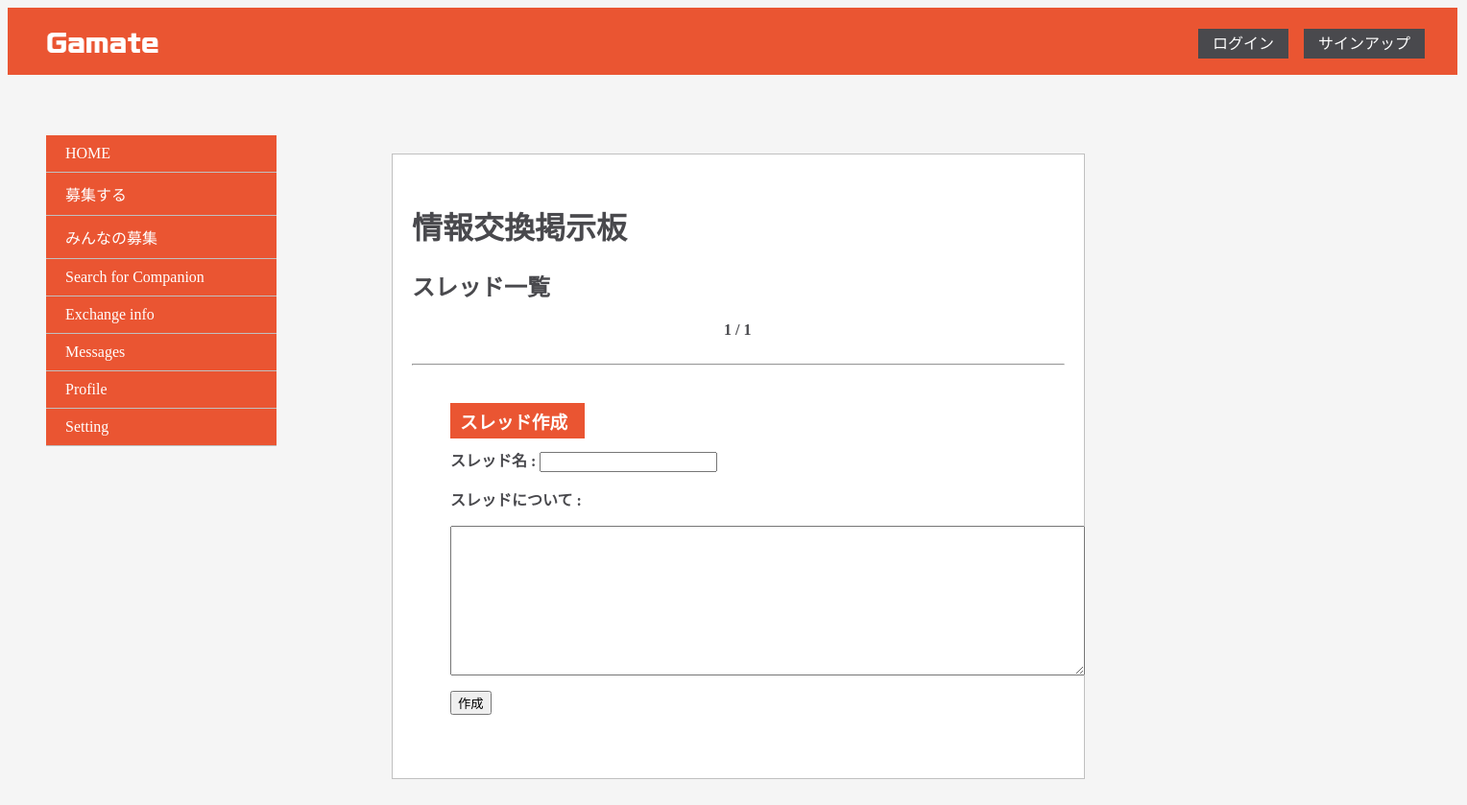
The app's page /thread_list/, older data.
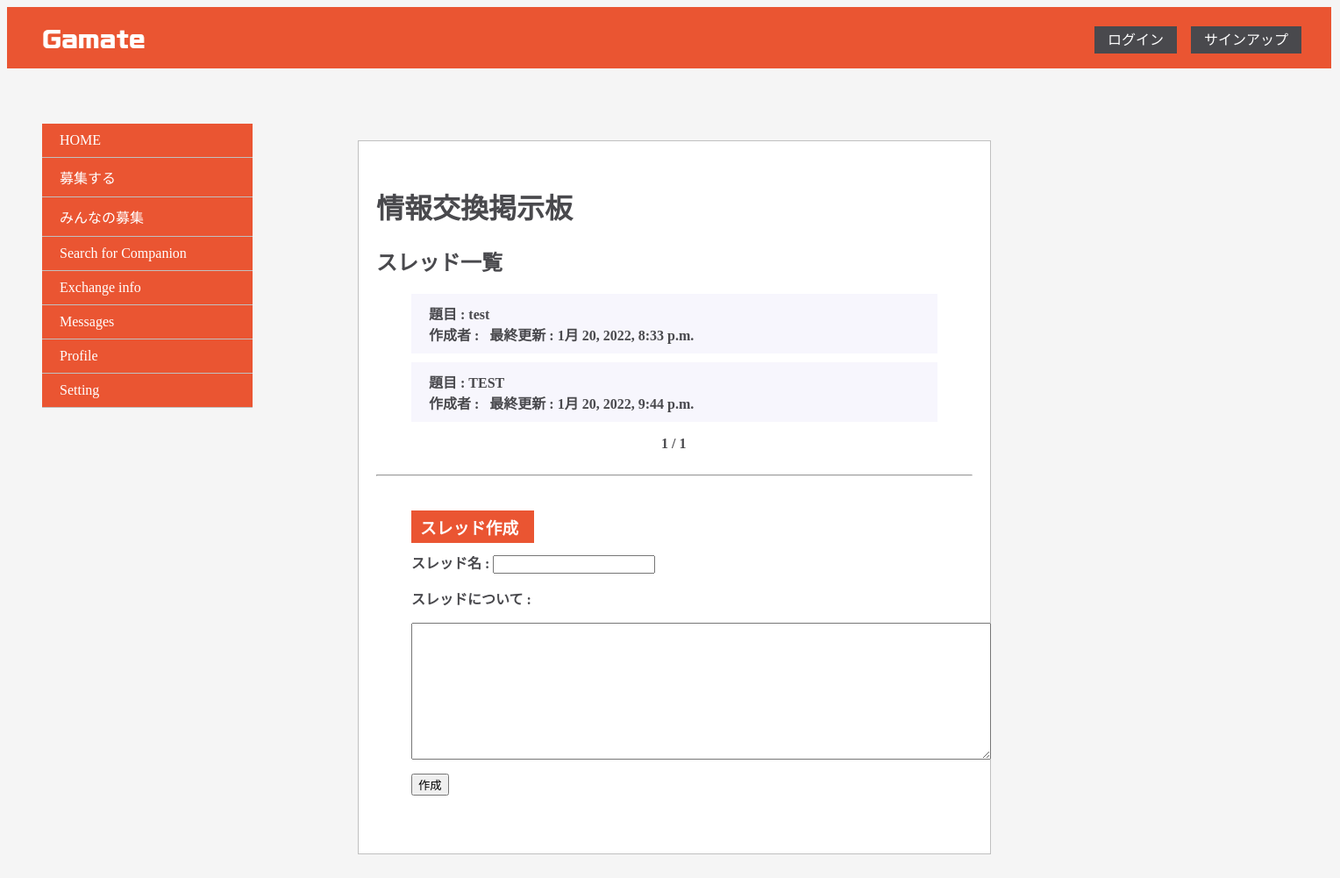
The same page, newer data.
### main/models.py (models this page shows, shortened)
class Thread(models.Model):
    id = models.UUIDField(primary_key=True, editable=False, default=uuid4)
    title = models.CharField(max_length=50)
    user = models.ForeignKey(settings.AUTH_USER_MODEL, editable=False, on_delete=models.PROTECT)
    created = models.DateTimeField(default=timezone.now())
    update = models.DateTimeField(auto_now=True)
    about = models.CharField(max_length=140)

### main/views.py (the view)
# urls.py: path('thread_list/', views.threads_list, name="Threads_List"),
def threads_list(request):
    threads = Thread.objects.all().values()
    count = len(threads)
    for count in range(count):
        username_dicts = CustomUser.objects.filter(pk=threads[count]['user_id']).values('username')
        threads[count].update(username_dicts[0])
    form = ThreadForm
    paginator = Paginator(threads, 9)
    current_page = request.GET.get('current_page')
    threads = paginator.get_page(current_page)
    context = {
        'threads': threads,
        'form': form,
    }
    return render(request, 'threads_list.html', context)

### templates/threads_list.html (shortened to what this page needs)
{% extends 'base.html' %}
{% load static %}
{% block body %}
<link rel=stylesheet type=text/css href="{% static 'css/thread_list.css' %}" />
<div class="m-thread-li">
    <h1>情報交換掲示板</h1>
    <h2>スレッド一覧</h2>
    <div class="thread-li">
        <ul>
            {% for thread in threads %}
            <li>
                <a href="{% url 'main:Comments_List' thread.id %}">
                    題目 : {{ thread.title }}</br>
                    作成者 : {{ thread.user.username }} &nbsp; 最終更新 : {{ thread.update }}
                </a>
            </li>
            {% endfor %}
        </ul>
    </div>
    <div class="p-num-1">
        <span class="page-num">
            {{ threads.number }} / {{ threads.paginator.num_pages }}
        </span>
    </div>
</br><hr>
    <h3>スレッド作成</h3>
    <div class="thread-f">
        <form method="POST" enctype="multipart/form-data" class="thread-c">
            <div class="title">
                <p>スレッド名 : {{ form.title }}</p>
            </div>
            <div class="about">
                <p>スレッドについて : </p>
                    <p>{{ form.about }}</p>
            </div>
            <button type="submit">作成</button>
        </form>
    </div>
</div>
{% endblock body %}

Row changes from the older to the newer data that the page shows:
added Thread: title "test", update "1月 20, 2022, 8:33 p.m."
added Thread: title "TEST", update "1月 20, 2022, 9:44 p.m."
